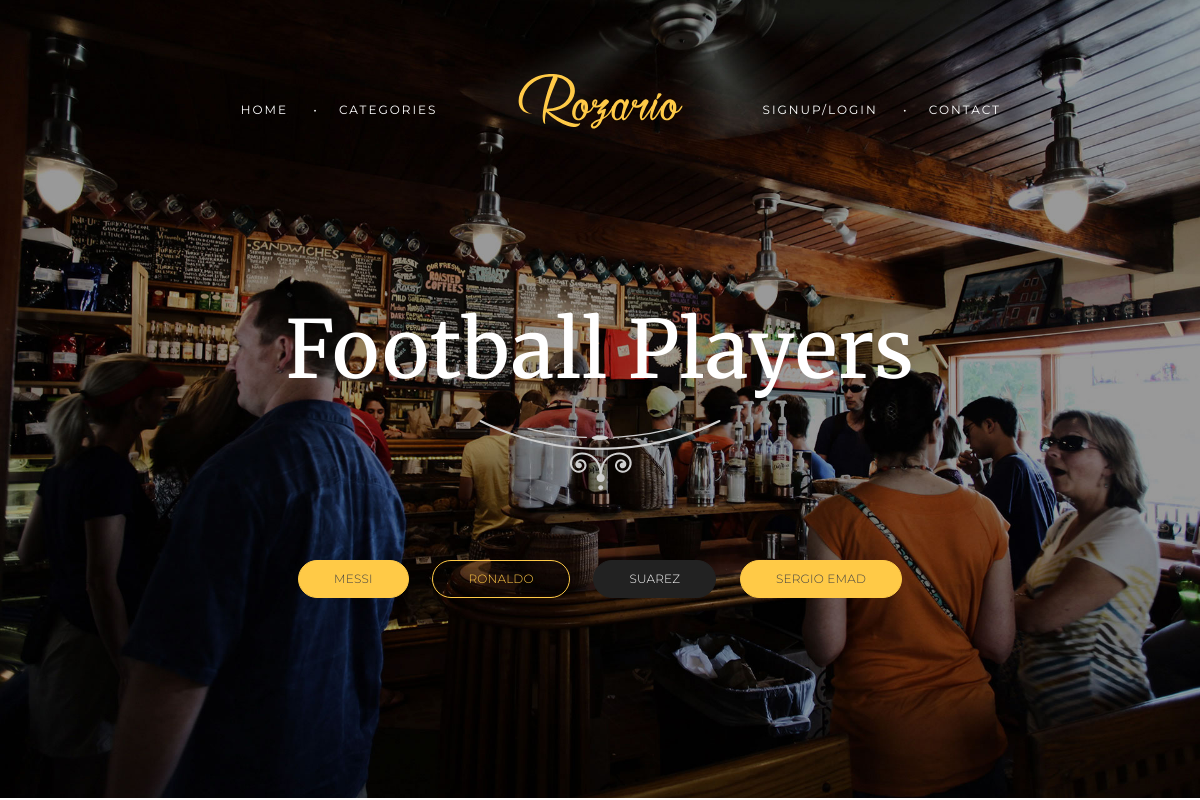
Screenshot of /categories/1 with the database file from the repository.
### database_models.py (models this page shows)
class Category(db.Model):
    __tablename__ = 'category'
    id = db.Column(db.Integer, primary_key=True)
    name = db.Column(db.String(100), unique=True, nullable=False)
    items = db.relationship('Item', backref='category')

class Item(db.Model):
    __tablename__ = 'item'
    id = db.Column(db.Integer, primary_key=True)
    name = db.Column(db.String(100), nullable=False)
    description = db.Column(db.Text)
    cat_id = db.Column(db.Integer, db.ForeignKey('category.id'))

### Menu.py (the view)
@app.route('/categories/<int:cat_id>')
def view_category(cat_id):
    category = Category.query.filter_by(id=cat_id).one()
    return render_template('category.html', category=category)

### templates/category.html
{% extends 'base.html' %}
{% block content %}
    <div class="fullscreen-section pv16 bg-cover bg-center-center"
         data-bg-image="{{ url_for('static',filename='images/pages/cover-cats.jpg') }}">
        <div class="container pv13" style="padding-bottom: 0">
            <div class="cats-caption text-center">
                <h2 id="items_num">{{ category.name }}</h2>
                <div class="mv3"><img
                        src="{{ url_for('static',filename='images/svg/curve-bottom.svg') }}"
                        alt="svg image" data-width="242px">
                </div>
            </div>
        </div>
        <div class="fullscreen-section pv3 bg-cover bg-center-center">
            <div class="container text-center">
                {% for item in category.items %}
                    <a href="{{ url_for('view_item',cat_id = category.id,item_id = item.id) }}"
                       class="button small {{ loop.cycle('fill','','fill black') }} buttonpadding">{{ item.name }}</a>
                {% endfor %}
            </div>
        </div>
{% endblock %}

### rows the page displays
Category: name "Football Players"
Item: name "MESSI"
Item: name "RONALDO"
Item: name "SUAREZ"
Item: name "SERGIO EMAD"
